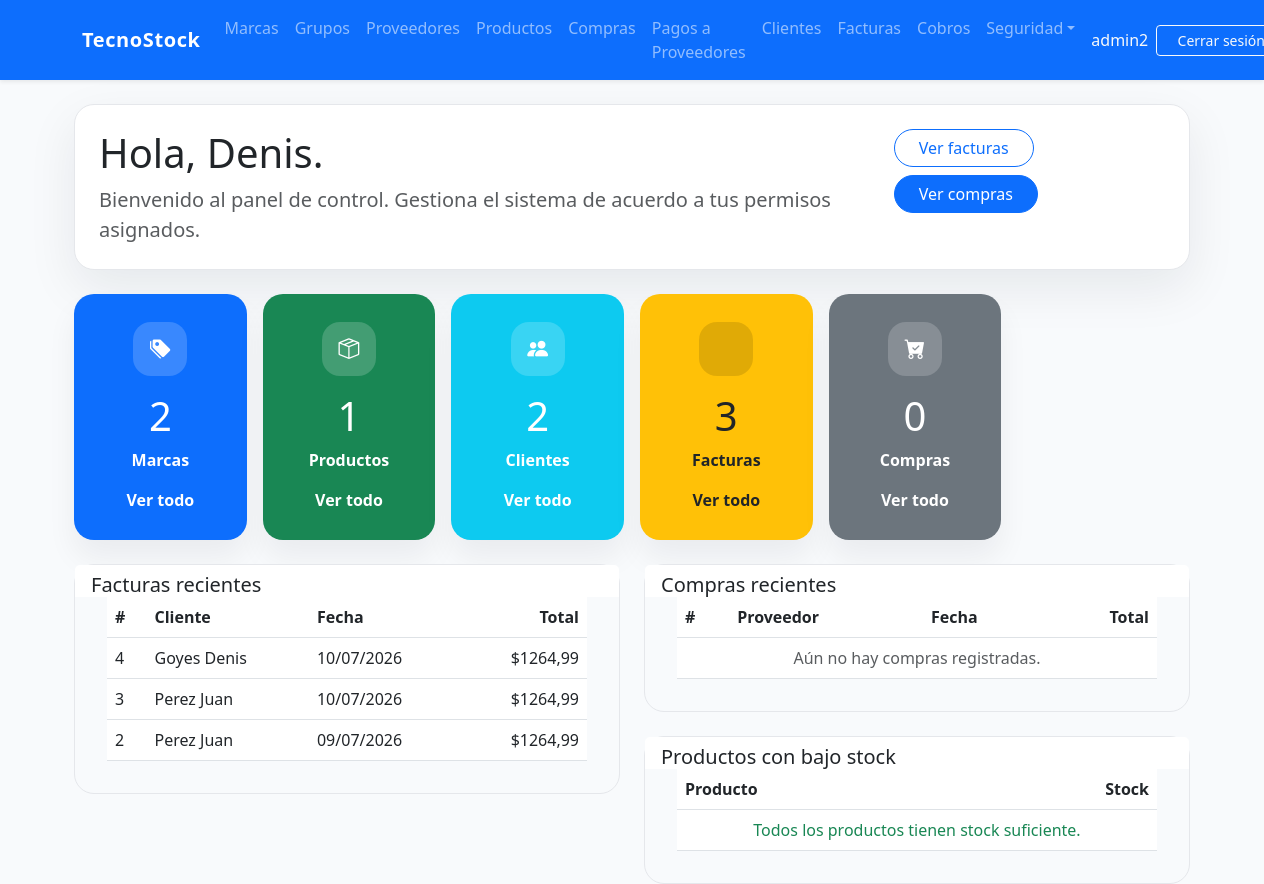
The page / (signed in) on the database as committed earlier.
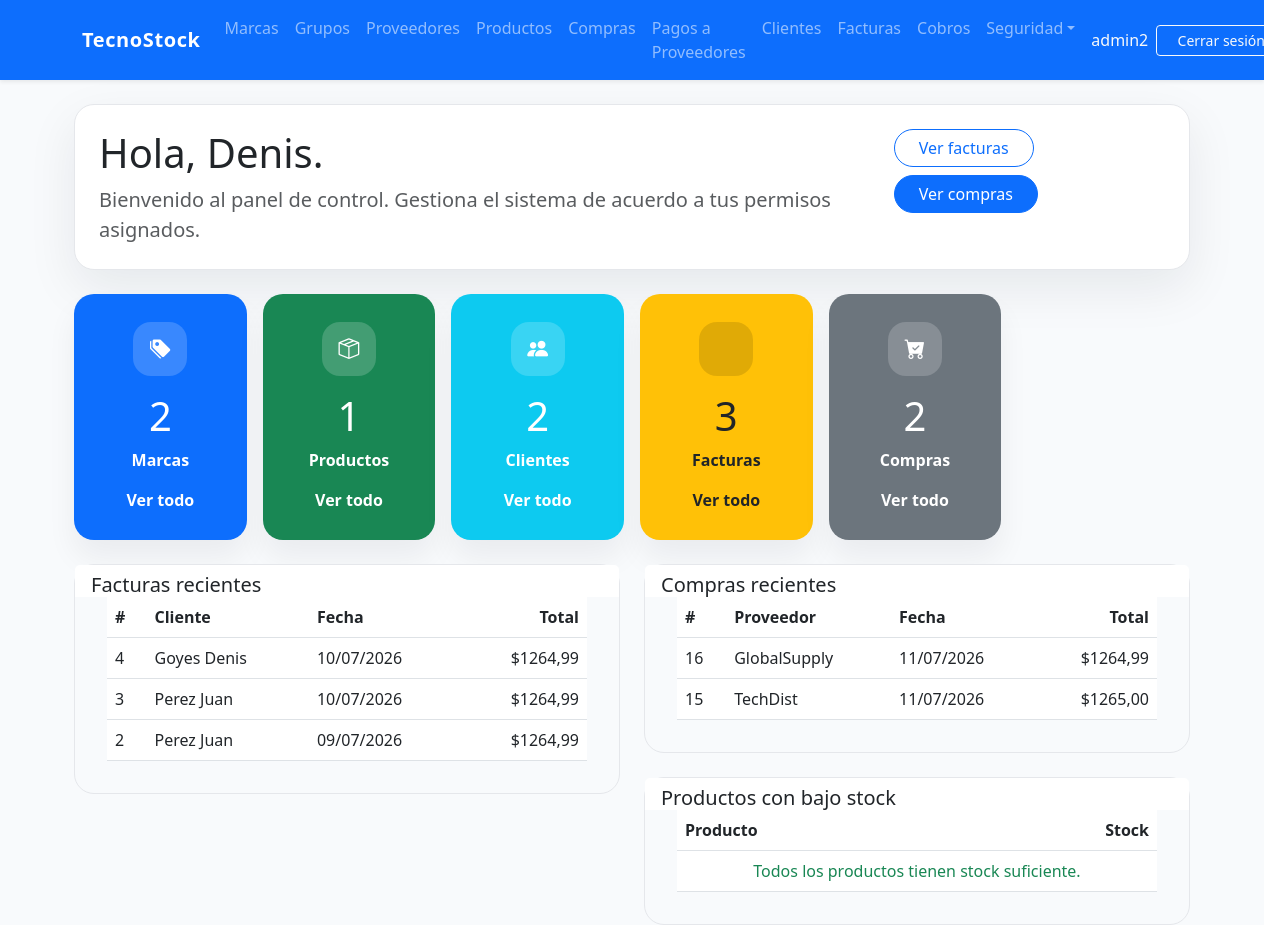
The same page on the database as committed later.
### billing/models.py (models this page shows, shortened)
class Invoice(models.Model):
    TIPO_PAGO = [
        ('contado', 'Contado'),
        ('credito', 'Crédito'),
    ]
    ESTADO = [
        ('PENDIENTE', 'Pendiente'),
        ('PAGADA', 'Pagada'),
        ('ANULADA', 'Anulada'),
    ]
    customer = models.ForeignKey(Customer, on_delete=models.PROTECT, related_name='Facturas', verbose_name='Cliente')
    invoice_date = models.DateTimeField(auto_now_add=True, verbose_name='Fecha de Factura')
    subtotal = models.DecimalField(max_digits=12, decimal_places=2, default=0, verbose_name='Subtotal')
    tax = models.DecimalField(max_digits=12, decimal_places=2, default=0, verbose_name='Impuesto')
    total = models.DecimalField(max_digits=12, decimal_places=2, default=0, verbose_name='Total')
    tipo_pago = models.CharField(max_length=10, choices=TIPO_PAGO, default='contado', verbose_name='Tipo de Pago')
    saldo = models.DecimalField(max_digits=12, decimal_places=2, default=0, verbose_name='Saldo Pendiente')
    estado = models.CharField(max_length=10, choices=ESTADO, default='PENDIENTE', verbose_name='Estado')
    is_active = models.BooleanField(default=True, verbose_name='Activa')
    class Meta:
        ordering = ['-invoice_date']

class Customer(models.Model):
    dni = models.CharField(max_length=13, unique=True, verbose_name='DNI/RUC', validators=[validate_cedula_ec])
    first_name = models.CharField(max_length=100, verbose_name='Nombres')
    last_name = models.CharField(max_length=100, verbose_name='Apellidos')
    email = models.EmailField(blank=True, null=True, verbose_name='Correo Electronico')
    phone = models.CharField(max_length=20, blank=True, null=True, verbose_name='Teléfono')
    address = models.TextField(blank=True, null=True, verbose_name='Dirección')
    whatsapp_apikey = models.CharField(
        max_length=20, blank=True, null=True,
        verbose_name='WhatsApp API Key (CallMeBot)',
        help_text='Solo necesaria si el cliente se suscribió a CallMeBot para recibir notificaciones.'
    )
    is_active = models.BooleanField(default=True, verbose_name='Activo')
    created_at = models.DateTimeField(auto_now_add=True, verbose_name='Creado el')
    updated_at = models.DateTimeField(auto_now=True, verbose_name='Actualizado el')
    class Meta:
        ordering = ['last_name', 'first_name']
    def __str__(self): return f'{self.last_name} {self.first_name}'

class Supplier(models.Model):
    name = models.CharField(max_length=200, verbose_name='Nombre de la Empresa')
    contact_name = models.CharField(max_length=200, blank=True, null=True, verbose_name = 'Nombre de Contacto')
    email = models.EmailField(blank=True, null=True, verbose_name = 'Correo Electronico')
    phone = models.CharField(max_length=20, blank=True, null=True, verbose_name = 'Teléfono')
    address = models.TextField(blank=True, null=True, verbose_name = 'Dirección')
    is_active = models.BooleanField(default=True, verbose_name = 'Activo')
    created_at = models.DateTimeField(auto_now_add=True, verbose_name = 'Creado el')
    updated_at = models.DateTimeField(auto_now=True, verbose_name = 'Actualizado el')
    class Meta:
        verbose_name = 'Proveedor'
        verbose_name_plural = 'Proveedores'
        ordering = ['name']

### purchasing/models.py (models this page shows, shortened)
class Purchase(models.Model):
    TIPO_PAGO = [
        ('contado', 'Contado'),
        ('credito', 'Crédito'),
    ]
    ESTADO = [
        ('PENDIENTE', 'Pendiente'),
        ('PAGADA', 'Pagada'),
        ('ANULADA', 'Anulada'),
    ]
    supplier = models.ForeignKey(
        Supplier, on_delete=models.PROTECT, related_name='purchases', verbose_name='Proveedor'
    )
    document_number = models.CharField(
        max_length=20, verbose_name='Nº de Factura Proveedor'
    )
    purchase_date = models.DateTimeField(auto_now_add=True, verbose_name='Fecha de Compra')
    subtotal = models.DecimalField(max_digits=12, decimal_places=2, default=0, verbose_name='Subtotal')
    tax = models.DecimalField(max_digits=12, decimal_places=2, default=0, verbose_name='Impuesto (15%)')
    total = models.DecimalField(max_digits=12, decimal_places=2, default=0, verbose_name='Total')
    tipo_pago = models.CharField(max_length=10, choices=TIPO_PAGO, default='contado', verbose_name='Tipo de Pago')
    saldo = models.DecimalField(max_digits=12, decimal_places=2, default=0, verbose_name='Saldo Pendiente')
    estado = models.CharField(max_length=10, choices=ESTADO, default='PENDIENTE', verbose_name='Estado')
    is_active = models.BooleanField(default=True, verbose_name='Activa')
    class Meta:
        verbose_name = 'Compra'
        verbose_name_plural = 'Compras'
        ordering = ['-purchase_date']
        unique_together = ['supplier', 'document_number']

### billing/views.py (the view)
# urls.py: path('', views.home, name='home'),
@login_required
def home(request):
    context = {
        'total_brands': Brand.objects.count(),
        'total_products': Product.objects.count(),
        'total_customers': Customer.objects.count(),
        'total_invoices': Invoice.objects.count(),
        'total_purchases': Purchase.objects.count(),
        'recent_invoices': Invoice.objects.all()[:5],
        'recent_purchases': Purchase.objects.select_related('supplier').all()[:5],
        'low_stock': Product.objects.filter(stock__lte=5, is_active=True),
    }
    return render(request, 'billing/home.html', context)

### security/templatetags/security_tags.py (called while the page is built)
@register.filter(name='has_group')
def has_group(user, group_name):
    if not user.is_authenticated:
        return False
    if user.is_superuser:      # el superusuario ve todo
        return True
    return user.groups.filter(name=group_name).exists()

### billing/templates/billing/home.html (shortened to what the changed rows need)
{% extends 'billing/base.html' %}
{% load security_tags %}
{% block content %}
<div class="p-4 mb-4 home-welcome">
  <div class="d-flex flex-column flex-md-row justify-content-between align-items-start gap-3">
    <div>
      <h1 class="mb-2">Hola, {{ user.first_name|default:user.username }}.</h1>
    </div>
  </div>
</div>
<div class="row g-3 mb-4">
  {% if user|has_group:'Analista de Compras' or user|has_group:'Administrador' %}
  <div class="col-12 col-sm-6 col-md-4 col-xl-2">
    <div class="card text-white summary-card bg-primary">
      <div class="card-body text-center">
        <h2>{{ total_brands }}</h2>
      </div>
    </div>
  </div>
  <div class="col-12 col-sm-6 col-md-4 col-xl-2">
    <div class="card text-white summary-card bg-success">
      <div class="card-body text-center">
        <h2>{{ total_products }}</h2>
      </div>
    </div>
  </div>
  {% endif %}
  {% if user|has_group:'Vendedor' or user|has_group:'Administrador' %}
  <div class="col-12 col-sm-6 col-md-4 col-xl-2">
    <div class="card text-white summary-card bg-info">
      <div class="card-body text-center">
        <h2>{{ total_customers }}</h2>
      </div>
    </div>
  </div>
  <div class="col-12 col-sm-6 col-md-4 col-xl-2">
    <div class="card text-dark summary-card bg-warning">
      <div class="card-body text-center">
        <h2>{{ total_invoices }}</h2>
      </div>
    </div>
  </div>
  {% endif %}
  {% if user|has_group:'Analista de Compras' or user|has_group:'Administrador' %}
  <div class="col-12 col-sm-6 col-md-4 col-xl-2">
    <div class="card text-white summary-card bg-secondary">
      <div class="card-body text-center">
        <div class="summary-card-icon summary-card-icon-secondary">
          <i class="bi bi-cart-check-fill"></i>
        </div>
        <h2>{{ total_purchases }}</h2>
        <p>Compras</p>
        <a href="{% url 'purchasing:purchase_list' %}">Ver todo</a>
      </div>
    </div>
  </div>
  {% endif %}
</div>
<div class="row g-4">
  {% if user|has_group:'Vendedor' or user|has_group:'Administrador' %}
  <div class="col-lg-6">
    <div class="card home-panel">
      <div class="card-body pt-0">
        <div class="table-responsive">
          <table class="table recent-list mb-0">
            <thead>
              <tr>
                <th>#</th>
                <th>Cliente</th>
                <th>Fecha</th>
                <th class="text-end">Total</th>
              </tr>
            </thead>
            <tbody>
              {% for inv in recent_invoices %}
              <tr>
                <td>{{ inv.id }}</td>
                <td>{{ inv.customer }}</td>
                <td>{{ inv.invoice_date|date:"d/m/Y" }}</td>
                <td class="text-end">${{ inv.total }}</td>
              </tr>
              {% empty %}
              <tr><td colspan="4" class="text-center text-muted">Aún no hay facturas.</td></tr>
              {% endfor %}
            </tbody>
          </table>
        </div>
      </div>
    </div>
  </div>
  {% endif %}
  {% if user|has_group:'Analista de Compras' or user|has_group:'Administrador' %}
  <div class="col-lg-6">
    <div class="card home-panel">
      <div class="card-body pt-0">
        <div class="table-responsive">
          <table class="table recent-list mb-0">
            <thead>
              <tr>
                <th>#</th>
                <th>Proveedor</th>
                <th>Fecha</th>
                <th class="text-end">Total</th>
              </tr>
            </thead>
            <tbody>
              {% for purchase in recent_purchases %}
              <tr>
                <td>{{ purchase.id }}</td>
                <td>{{ purchase.supplier.name }}</td>
                <td>{{ purchase.purchase_date|date:"d/m/Y" }}</td>
                <td class="text-end">${{ purchase.total }}</td>
              </tr>
              {% empty %}
              <tr><td colspan="4" class="text-center text-muted">Aún no hay compras registradas.</td></tr>
              {% endfor %}
            </tbody>
          </table>
        </div>
      </div>
    </div>
    <div class="card home-panel mt-4">
      <div class="card-body pt-0">
        <div class="table-responsive">
          <table class="table recent-list mb-0">
            <thead>
              <tr><th>Producto</th><th class="text-end">Stock</th></tr>
            </thead>
          </table>
        </div>
      </div>
    </div>
  </div>
  {% endif %}
</div>
{% endblock %}

Rows that differ between the two databases and show on the page:
added Purchase: id "16", supplier.name "GlobalSupply", purchase_date "11/07/2026", total "1264,99"
added Purchase: id "15", supplier.name "TechDist", purchase_date "11/07/2026", total "1265,00"
Other text that changed with them:
{{ total_purchases }}: "0" → "2"
text no longer shown: "Aún no hay compras registradas."
